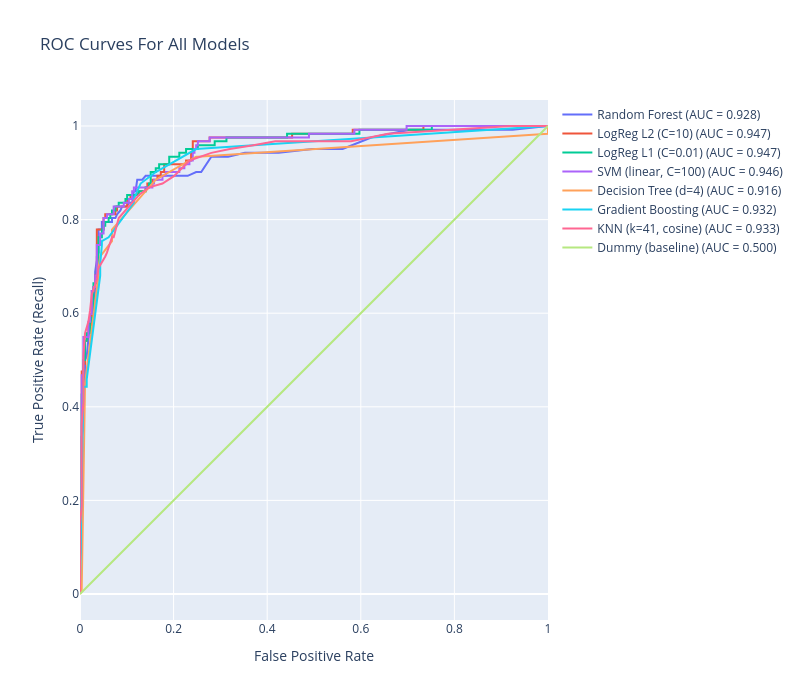

This figure's notebook cell:
### Markdown cell above
## ROC curve overlay

### Code cell
fig = go.Figure()
for name in results_df["model"]:
    info = fitted[name]
    label = f"{name} (AUC = {info['auc']:.3f})"
    fig.add_trace(go.Scatter(x=info["fpr"], y=info["tpr"], mode="lines", name=label))

fig.update_layout(
    title="ROC Curves For All Models",
    xaxis_title="False Positive Rate",
    yaxis_title="True Positive Rate (Recall)",
    width=800,
    height=700
)
fig.show()
